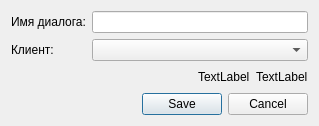
<?xml version="1.0" encoding="UTF-8"?>
<ui version="4.0">
 <class>SaveAsDialog</class>
 <widget class="QDialog" name="SaveAsDialog">
  <property name="geometry">
   <rect>
    <x>0</x>
    <y>0</y>
    <width>319</width>
    <height>123</height>
   </rect>
  </property>
  <property name="windowTitle">
   <string>Сохранить как</string>
  </property>
  <layout class="QVBoxLayout" name="verticalLayout">
   <item>
    <layout class="QFormLayout" name="formLayout">
     <item row="0" column="0">
      <widget class="QLabel" name="label">
       <property name="text">
        <string>Имя диалога:</string>
       </property>
      </widget>
     </item>
     <item row="0" column="1">
      <widget class="QLineEdit" name="dialogNameLineEdit"/>
     </item>
     <item row="1" column="0">
      <widget class="QLabel" name="label_2">
       <property name="text">
        <string>Клиент:</string>
       </property>
      </widget>
     </item>
     <item row="1" column="1">
      <widget class="QComboBox" name="clientsComboBox"/>
     </item>
    </layout>
   </item>
   <item>
    <layout class="QHBoxLayout" name="horizontalLayout">
     <item>
      <spacer name="horizontalSpacer">
       <property name="orientation">
        <enum>Qt::Horizontal</enum>
       </property>
       <property name="sizeHint" stdset="0">
        <size>
         <width>40</width>
         <height>20</height>
        </size>
       </property>
      </spacer>
     </item>
     <item>
      <widget class="QLabel" name="errorIconLabel">
       <property name="text">
        <string>TextLabel</string>
       </property>
      </widget>
     </item>
     <item>
      <widget class="QLabel" name="errorTextLabel">
       <property name="text">
        <string>TextLabel</string>
       </property>
      </widget>
     </item>
    </layout>
   </item>
   <item>
    <widget class="QDialogButtonBox" name="buttonBox">
     <property name="standardButtons">
      <set>QDialogButtonBox::Cancel|QDialogButtonBox::Save</set>
     </property>
    </widget>
   </item>
  </layout>
 </widget>
 <resources/>
 <connections/>
</ui>
